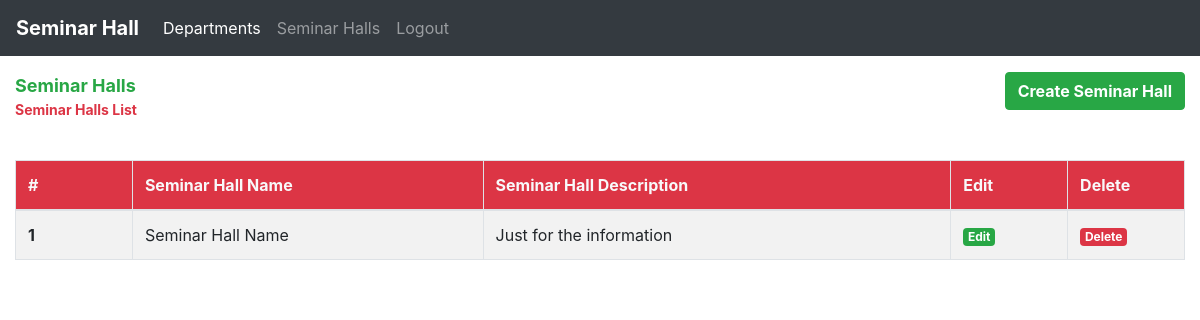
The page /admin/seminar_hall.php on the database as committed earlier.
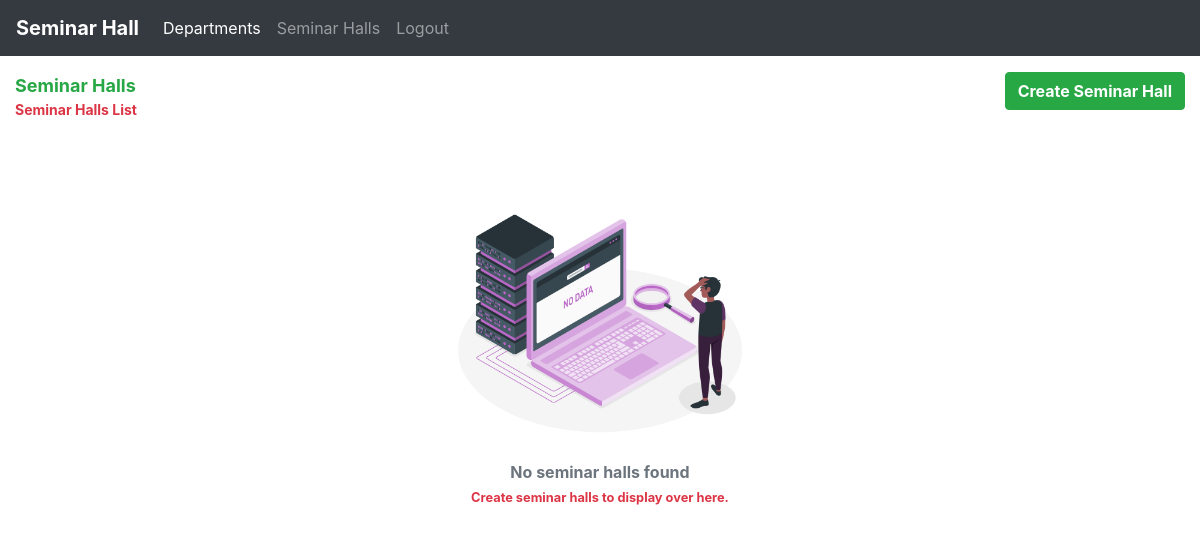
The same page on the database as committed later.
### tables this page shows
CREATE TABLE IF NOT EXISTS `seminar_halls` (
  `id` int(11) NOT NULL AUTO_INCREMENT,
  `hall_name` varchar(100) NOT NULL,
  `hall_description` text NOT NULL,
  PRIMARY KEY (`id`)
);

### admin/seminar_hall.php (the view, shortened to what this page needs)
<?php
include('./admin_header.php');
include('../db/dbcon.php');
$result = mysqli_query($con, 'SELECT * FROM `seminar_halls`') or die(mysqli_error($con));
$seminar_hall_count = mysqli_num_rows($result);
?>
<!DOCTYPE html>
<html lang="en">
<head>
</head>
<body>
    <div class="container-fluid">
        <div class="row mt-3">
            <div class="col-md-8">
                <p class="page-title font-weight-bold text-success m-0">Seminar Halls</p>
                <p class="page-subTitle text-danger font-weight-bold">Seminar Halls List</p>
            </div>
            <div class="col-md-4 text-right">
                <a href="./create_seminar_hall.php" class="btn btn-success font-weight-bold">Create Seminar Hall</a>
            </div>
        </div>
        <div class="mt-4">
            <?php
            if ($seminar_hall_count === 0) {
            ?>
                <div class="text-center">
                    <img src="./../images/no-data.png" alt="No Data" width="300px">
                    <p class="text-muted font-weight-bold m-0">No seminar halls found</p>
                    <small class="text-danger font-weight-bold">Create seminar halls to display over here.</small>
                </div>
            <?php
            } else {
            ?>
                <table class="table table-bordered table-striped">
                    <thead>
                        <tr class="bg-danger text-light">
                            <th scope="col">#</th>
                            <th scope="col">Seminar Hall Name</th>
                            <th scope="col">Seminar Hall Description</th>
                            <th scope="col">Edit</th>
                            <th scope="col">Delete</th>
                        </tr>
                    </thead>
                    <tbody>
                        <?php
                        $count = 0;
                        while ($row = mysqli_fetch_array($result)) {
                            $count = $count + 1;
                        ?>
                            <tr>
                                <th scope="row"><?php echo $count; ?></th>
                                <td><?php echo $row[1]; ?></td>
                                <td><p class="m-0" title="<?php echo $row[2]; ?>"><?php echo $row[2]; ?></p></td>
                                <td><a href="./update_seminar_hall.php?id=<?php echo $row[0]; ?>" class="badge badge-success">Edit</a></td>
                                <td><a href="./seminar_hall.php?id=<?php echo $row[0]; ?>" class="badge badge-danger">Delete</a></td>
                            </tr>
                        <?php
                        }
                        ?>
                    </tbody>
                </table>
            <?php
            }
            ?>
        </div>
    </div>
</body>
</html>

Rows that differ between the two databases and show on the page:
removed seminar_halls: hall_name "Seminar Hall Name", hall_description "Just for the information"
Other text that changed with them:
text no longer shown: "# Seminar Hall Name Seminar Hall Description Edit Delete"
text now shown: "No seminar halls found Create seminar halls to display over here."
